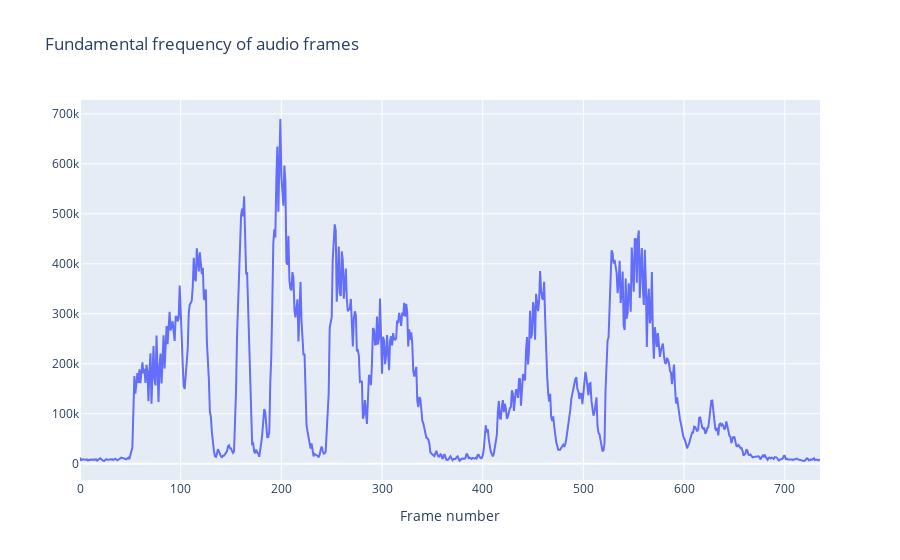

The notebook cell this image was saved under:
### Code cell
plot_f0(frames, l_=100, amdf=True)

### Figure 1 — Plotly figure (JSON) as saved in the notebook; plotly's stock layout.template omitted (floating-point values rounded to 4 significant figures; data arrays with more than 128 entries replaced by an {"elided": "..."} marker saying what was removed)
{"data": [{"mode": "lines", "type": "scatter", "x": {"elided": "736 int values"}, "y": {"elided": "736 int values"}}], "layout": {"title": {"text": "Fundamental frequency of audio frames"}, "xaxis": {"anchor": "y", "domain": [0, 1], "title": {"text": "Frame number"}}, "yaxis": {"anchor": "x", "domain": [0, 1]}}}
